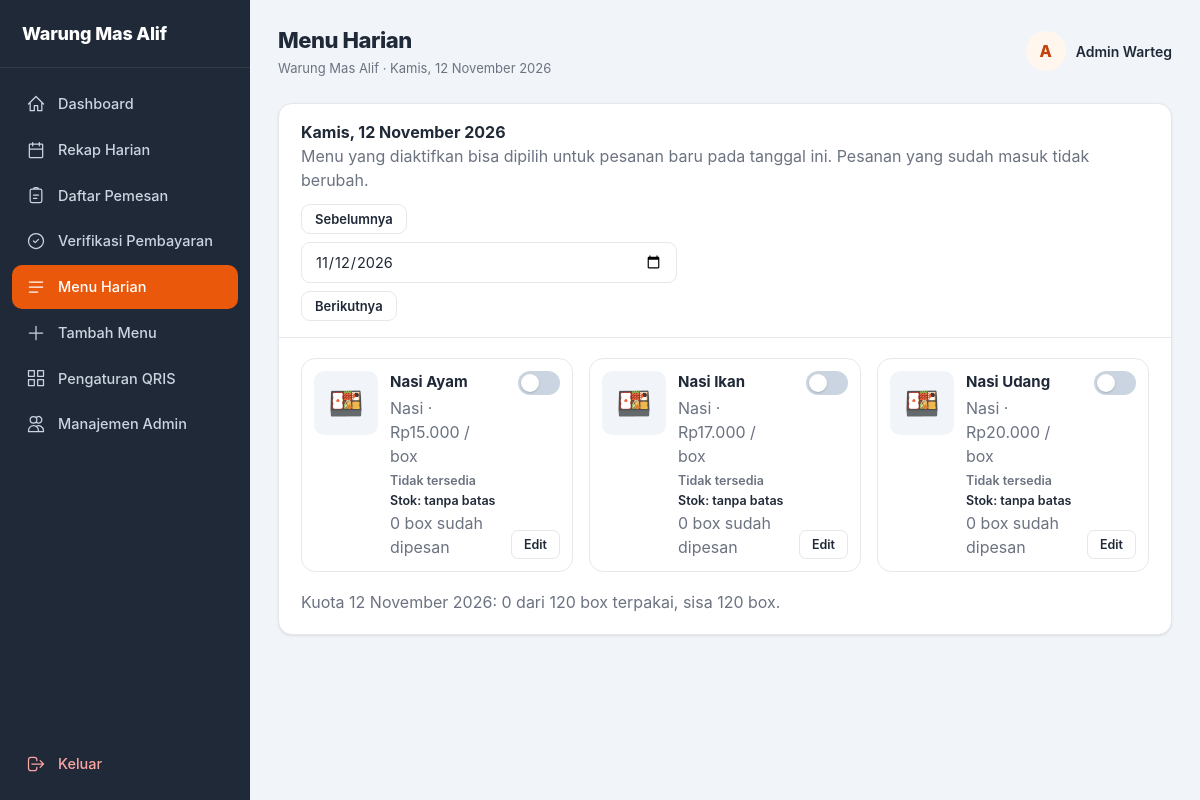
The page /warteg/warteg/admin/menu_harian.php (signed in) on the database its author committed.
### tables this page shows
CREATE TABLE IF NOT EXISTS menu (
  id        INT UNSIGNED NOT NULL AUTO_INCREMENT,
  nama      VARCHAR(100) NOT NULL,
  kategori  ENUM('nasi','lauk','sayur', 'paket a', 'paket b', 'paket c') NOT NULL DEFAULT 'nasi',
  harga     INT UNSIGNED NOT NULL,
  foto      VARCHAR(255) NULL COMMENT 'nama file di folder uploads/menu/',
  aktif     TINYINT(1)   NOT NULL DEFAULT 1,
  PRIMARY KEY (id),
  UNIQUE KEY uq_menu_nama (nama)
);

### warteg/warteg/includes/auth.php (called while the page is built, shortened)
<?php
function admin_login_id(): int {
    return (int)($_SESSION['admin_id'] ?? 0);
}
function nama_admin(): string { mulai_sesi(); return $_SESSION['admin_nama'] ?? 'Admin'; }
function foto_admin_sesi(): ?string {
    return $_SESSION['admin_foto'] ?? null;
}
function bahasa_aktif(): string { mulai_sesi(); return ($_SESSION['admin_bahasa'] ?? 'id') === 'en' ? 'en' : 'id'; }
function akun_aktif(mysqli $kon): ?array {
    $id = admin_login_id();
    try { return db_row($kon, 'SELECT * FROM admin WHERE id = ?', [$id]); }
    catch (Throwable $e) { error_log('akun_aktif gagal: ' . $e->getMessage()); return null; }
}
function is_owner(?mysqli $kon = null): bool {
    global $kon;
    $a = akun_aktif($kon);
    return (($a['role'] ?? 'admin') === 'owner');
}

### warteg/warteg/includes/helpers.php (called while the page is built, shortened)
<?php
function e($s): string { return htmlspecialchars((string)$s, ENT_QUOTES | ENT_SUBSTITUTE, 'UTF-8'); }
function rupiah($n): string { return 'Rp' . number_format((int)$n, 0, ',', '.'); }
function valid_tanggal($t): ?string {
    if (!is_string($t) || !preg_match('/^\d{4}-\d{2}-\d{2}$/', $t)) return null;
    $d = DateTime::createFromFormat('Y-m-d', $t);
    return ($d && $d->format('Y-m-d') === $t) ? $t : null;
}
function tanggal_id(string $t, bool $dgn_hari = true): string {
    $hari  = ['Minggu','Senin','Selasa','Rabu','Kamis','Jumat','Sabtu'];
    $bulan = ['', 'Januari','Februari','Maret','April','Mei','Juni','Juli','Agustus','September','Oktober','November','Desember'];
    $d = new DateTime($t);
    $s = $d->format('j') . ' ' . $bulan[(int)$d->format('n')] . ' ' . $d->format('Y');
    return $dgn_hari ? $hari[(int)$d->format('w')] . ', ' . $s : $s;
}
function url(string $path): string { return BASE_URL . '/' . ltrim($path, '/'); }
function foto_admin_valid(?string $nama): bool {
    if (!is_string($nama) || $nama === '' || strlen($nama) > 60) return false;
    return (bool)preg_match('/^[a-f0-9]{20}\.(jpg|png|webp)$/', $nama);
}
function url_foto_admin(?string $nama, $versi = null): ?string {
    if (!foto_admin_valid($nama)) return null;
    $u = url('uploads/admin/' . $nama);
    return $u;
}
function inisial_dari(?string $nama, ?string $cadangan = null): string {
    $sumber = trim((string)$nama) !== '' ? (string)$nama : (string)$cadangan;
    $sumber = trim($sumber);
    return mb_strtoupper(mb_substr($sumber, 0, 1, 'UTF-8'), 'UTF-8');
}
function db_stmt(mysqli $kon, string $sql, array $p = []): mysqli_stmt {
    $st = $kon->prepare($sql);
    if ($p) {
        $tipe = '';
        foreach ($p as $v) $tipe .= is_int($v) ? 'i' : 's';
        $st->bind_param($tipe, ...$p);
    }
    $st->execute();
    return $st;
}
function db_all(mysqli $kon, string $sql, array $p = []): array {
    $st = db_stmt($kon, $sql, $p);
    $r = $st->get_result()->fetch_all(MYSQLI_ASSOC);
    return $r;
}
function db_row(mysqli $kon, string $sql, array $p = []): ?array { return db_all($kon, $sql, $p)[0] ?? null; }

### warteg/warteg/includes/i18n.php (called while the page is built, shortened)
<?php
function daftar_terjemahan(): array {
    static $kamus = null;
    if ($kamus !== null) return $kamus;
    return $kamus;
}
function t(string $kunci, ?string $bahasa = null): string {
    $bahasa = $bahasa ?? bahasa_aktif();
    $kamus  = daftar_terjemahan();
    return $kamus[$bahasa][$kunci] ?? ($kamus['id'][$kunci] ?? $kunci);
}

### warteg/warteg/includes/pesanan_service.php (called while the page is built, shortened)
<?php
function menu_per_tanggal(mysqli $kon, string $tgl): array {
    return db_all($kon, "SELECT m.id, m.nama, m.kategori, m.harga, COALESCE(mh.foto, m.foto) AS foto, m.aktif,
            COALESCE(mh.tersedia,0) AS tersedia, mh.stok, COALESCE(x.jml,0) AS jumlah
        FROM menu m
        LEFT JOIN menu_harian mh ON mh.menu_id = m.id AND mh.tanggal = ?
        LEFT JOIN (SELECT d.menu_id, SUM(d.jumlah) AS jml
                   FROM detail_pesanan d JOIN pesanan p ON p.id = d.pesanan_id
                   WHERE p.tanggal_ambil = ? GROUP BY d.menu_id) x ON x.menu_id = m.id
        WHERE m.aktif = 1 OR x.jml > 0
        ORDER BY FIELD(m.kategori,'nasi','lauk','sayur', 'paket a', 'paket b', 'paket c'), m.nama", [$tgl, $tgl]);
}

### warteg/warteg/admin/menu_harian.php (the view, shortened to what this page needs)
<?php
require_once __DIR__ . '/../includes/bootstrap.php';
$hari = date('Y-m-d');
$tgl  = valid_tanggal($_GET['tanggal'] ?? null) ?? $hari;
$menu = menu_per_tanggal($kon, $tgl);
$r = ringkasan_tanggal($kon, $tgl);
$kemarin = (new DateTime($tgl))->modify('-1 day')->format('Y-m-d');
$besok   = (new DateTime($tgl))->modify('+1 day')->format('Y-m-d');
$judul = 'Menu Harian';
$menu_aktif = 'menu';
require __DIR__ . '/../includes/layout_atas.php';
?>
<div class="content-card">
    <div class="card-header filter-tanggal">
        <div>
            <h2><?= e(tanggal_id($tgl)) ?></h2>
            <p class="teks-redup">Menu yang diaktifkan bisa dipilih untuk pesanan baru pada tanggal ini. Pesanan yang sudah masuk tidak berubah.</p>
        </div>
        <form method="get" class="form-tanggal">
            <a class="btn btn-secondary btn-kecil" href="?tanggal=<?= e($kemarin) ?>">Sebelumnya</a>
            <input class="form-control" type="date" name="tanggal" value="<?= e($tgl) ?>" onchange="this.form.submit()">
            <a class="btn btn-secondary btn-kecil" href="?tanggal=<?= e($besok) ?>">Berikutnya</a>
        </form>
    </div>
    <div class="card-body">
        <div class="grid-menu" id="gridMenu" data-tanggal="<?= e($tgl) ?>">
            <?php foreach ($menu as $m):
                $on = (int)$m['tersedia'] === 1; ?>
                <div class="kartu-menu<?= $on ? ' aktif' : '' ?>" data-menu="<?= (int)$m['id'] ?>">
                    <div class="foto-menu">
                        <?php if (!empty($m['foto'])): ?>
                            <img src="<?= e(url('uploads/menu/' . rawurlencode($m['foto']))) ?>" alt="<?= e($m['nama']) ?>">
                        <?php else: ?><span aria-hidden="true">🍱</span><?php endif; ?>
                    </div>
                    <div class="info-menu">
                        <h3><?= e($m['nama']) ?></h3>
                        <p class="teks-redup"><?= e(ucfirst($m['kategori'])) ?> &middot; <?= e(rupiah($m['harga'])) ?> / box</p>
                        <p class="status-menu"><?= $on ? 'Tersedia untuk dipesan' : 'Tidak tersedia' ?></p>
                        <?php
                        $stok = $m['stok'] === null ? null : (int)$m['stok'];
                        $sisaStok = $stok === null ? null : max(0, $stok - (int)$m['jumlah']);
                        $kelasStok = $sisaStok === null ? '' : ($sisaStok === 0 ? ' stok-habis' : ($sisaStok <= $stok * 0.2 ? ' stok-tipis' : ''));
                        ?>
                        <p class="status-stok<?= $kelasStok ?>">
                            <?php if ($stok === null): ?>
                                Stok: tanpa batas
                            <?php elseif ($sisaStok === 0): ?>
                                Stok habis (<?= $stok ?> box terjual)
                            <?php else: ?>
                                Stok: sisa <?= $sisaStok ?> dari <?= $stok ?> box
                            <?php endif; ?>
                        </p>
                        <p class="teks-redup"><?= (int)$m['jumlah'] ?> box sudah dipesan<?= (!$on && $m['jumlah'] > 0) ? ' (tetap harus diproses)' : '' ?></p>
                    </div>
                    <div class="aksi-kartu">
                        <label class="toggle" title="Aktif / Nonaktif">
                            <span class="toggle-slider"></span>
                        </label>
                        <?php
                        $dataEdit = [
                            'id'       => (int)$m['id'],
                            'nama'     => $m['nama'],
                            'kategori' => $m['kategori'],
                            'harga'    => (int)$m['harga'],
                            'aktif'    => (int)$m['aktif'],
                            'stok'     => $m['stok'] === null ? '' : (int)$m['stok'],
                            'terjual'  => (int)$m['jumlah'],
                            'foto'     => (string)($m['foto'] ?? ''),
                            'foto_url' => !empty($m['foto']) ? url('uploads/menu/' . rawurlencode($m['foto'])) : '',
                        ];
                        ?>
                        <button type="button" class="btn-action btn-detail js-edit-menu"
                                data-menu="<?= e(json_encode($dataEdit, JSON_UNESCAPED_UNICODE | JSON_HEX_APOS | JSON_HEX_QUOT)) ?>"
                                title="Ubah nama, kategori, harga, foto, atau status menu">Edit</button>
                    </div>
                </div>
            <?php endforeach; ?>
        </div>
        <p class="teks-redup">Kuota <?= e(tanggal_id($tgl, false)) ?>: <?= $r['box'] ?> dari <?= KAPASITAS_HARIAN ?> box terpakai, sisa <?= $r['sisa'] ?> box.</p>
    </div>
</div>
<?php require __DIR__ . '/../includes/layout_bawah.php';

### warteg/warteg/includes/layout_atas.php (shortened to what this page needs)
<?php
$navigasi = [
    'dashboard' => ['nav.dashboard', 'admin/index.php',       'M3 12l9-9 9 9M5 10v10h5v-6h4v6h5V10'],
    'rekap'     => ['nav.rekap',     'admin/rekap.php',       'M8 7V3m8 4V3M4 11h16M5 5h14a1 1 0 011 1v14a1 1 0 01-1 1H5a1 1 0 01-1-1V6a1 1 0 011-1z'],
    'pemesan'   => ['nav.pemesan',   'admin/pemesan.php',     'M9 5H7a2 2 0 00-2 2v12a2 2 0 002 2h10a2 2 0 002-2V7a2 2 0 00-2-2h-2M9 5a2 2 0 012-2h2a2 2 0 012 2M9 5h6M9 12h6M9 16h4'],
    'verifikasi'=> ['nav.verifikasi','admin/verifikasi.php',  'M9 12l2 2 4-4m6 2a9 9 0 11-18 0 9 9 0 0118 0z'],
    'menu'      => ['nav.menu',      'admin/menu_harian.php', 'M4 6h16M4 12h16M4 18h10'],
    'tambah'    => ['nav.tambah',    'admin/tambah_menu.php', 'M12 4v16m8-8H4'],
    'qris'      => ['nav.qris',      'admin/qris.php',        'M3 3h7v7H3zM14 3h7v7h-7zM14 14h7v7h-7zM3 14h7v7H3z'],
    'admin'     => ['nav.admin',     'admin/admin.php',       'M12 4.354a4 4 0 110 5.292M15 21H3v-1a6 6 0 0112 0v1zm0 0h6v-1a6 6 0 00-9-5.197M13 7a4 4 0 11-8 0 4 4 0 018 0z'],
];
$nama_saya       = nama_admin();
$foto_saya_nama  = foto_admin_sesi();
$url_foto_saya   = url_foto_admin($foto_saya_nama);
$inisial_saya    = inisial_dari($nama_saya);
$profil_saya_url = url('admin/profil.php');
$bahasa_ui       = bahasa_aktif();
$pemilik         = is_owner($kon ?? null);
?><!DOCTYPE html>
<html lang="<?= e($bahasa_ui) ?>">
<head>
    <link rel="stylesheet" href="<?= e(url('assets/css/admin.css')) ?>">
</head>
<body>
<aside class="sidebar" id="sidebar">
    <div class="logo-section"><?= e(NAMA_WARTEG) ?></div>
    <nav class="nav-menu">
        <?php foreach ($navigasi as $kunci => [$kunci_label, $href, $ikon]): ?>
            <a href="<?= e(url($href)) ?>" class="nav-item<?= $kunci === $menu_aktif ? ' active' : '' ?>">
                <svg fill="none" stroke="currentColor" viewBox="0 0 24 24" aria-hidden="true"><path stroke-linecap="round" stroke-linejoin="round" stroke-width="1.5" d="<?= e($ikon) ?>"/></svg>
                <span><?= e(t($kunci_label, $bahasa_ui)) ?></span>
            </a>
        <?php endforeach; ?>
        <a href="<?= e(url('admin/logout.php')) ?>" class="nav-item nav-keluar">
            <svg fill="none" stroke="currentColor" viewBox="0 0 24 24" aria-hidden="true"><path stroke-linecap="round" stroke-linejoin="round" stroke-width="1.5" d="M17 16l4-4m0 0l-4-4m4 4H7m6 4v1a3 3 0 01-3 3H6a3 3 0 01-3-3V7a3 3 0 013-3h4a3 3 0 013 3v1"/></svg>
            <span><?= e(t('nav.keluar', $bahasa_ui)) ?></span>
        </a>
    </nav>
</aside>
<div class="main-content">
    <header class="topbar">
        <div class="topbar-judul">
            <h1><?= e($judul) ?></h1>
            <p><?= e(NAMA_WARTEG) ?> &middot; <?= e(tanggal_id(date('Y-m-d'))) ?></p>
        </div>
        <div class="topbar-admin">
            <span class="topbar-foto" role="button" tabindex="0" title="<?= e(t('topbar.foto', $bahasa_ui)) ?>"
                  <?= $url_foto_saya ? 'data-lightbox="' . e($url_foto_saya) . '"' : '' ?>>
                <?php if ($url_foto_saya): ?>
                    <img src="<?= e($url_foto_saya) ?>" alt="<?= e(t('topbar.foto', $bahasa_ui)) ?> <?= e($nama_saya) ?>" class="avatar">
                <?php else: ?>
                    <span class="avatar avatar-inisial" aria-hidden="true"><?= e($inisial_saya) ?></span>
                <?php endif; ?>
            </span>
            <a href="<?= e($profil_saya_url) ?>" class="admin-nama" title="<?= e(t('topbar.profil', $bahasa_ui)) ?>"><?= e($nama_saya) ?></a>
        </div>
    </header>

### rows shown on the page
menu: nama "Nasi Ayam", kategori "Nasi", harga "Rp15.000", jumlah "0"
menu: nama "Nasi Ikan", kategori "Nasi", harga "Rp17.000", jumlah "0"
menu: nama "Nasi Udang", kategori "Nasi", harga "Rp20.000", jumlah "0"

### other values the page prints
NAMA_WARTEG "Warung Mas Alif"
t($kunci_label, $bahasa_ui) "Dashboard"
t($kunci_label, $bahasa_ui) "Rekap Harian"
t($kunci_label, $bahasa_ui) "Daftar Pemesan"
t($kunci_label, $bahasa_ui) "Verifikasi Pembayaran"
t($kunci_label, $bahasa_ui) "Menu Harian"
t($kunci_label, $bahasa_ui) "Tambah Menu"
t($kunci_label, $bahasa_ui) "Pengaturan QRIS"
t($kunci_label, $bahasa_ui) "Manajemen Admin"
t('nav.keluar', $bahasa_ui) "Keluar"
$judul "Menu Harian"
$inisial_saya "A"
$nama_saya "Admin Warteg"
tanggal_id($tgl) "Kamis, 12 November 2026"
tanggal_id($tgl, false) "12 November 2026"
